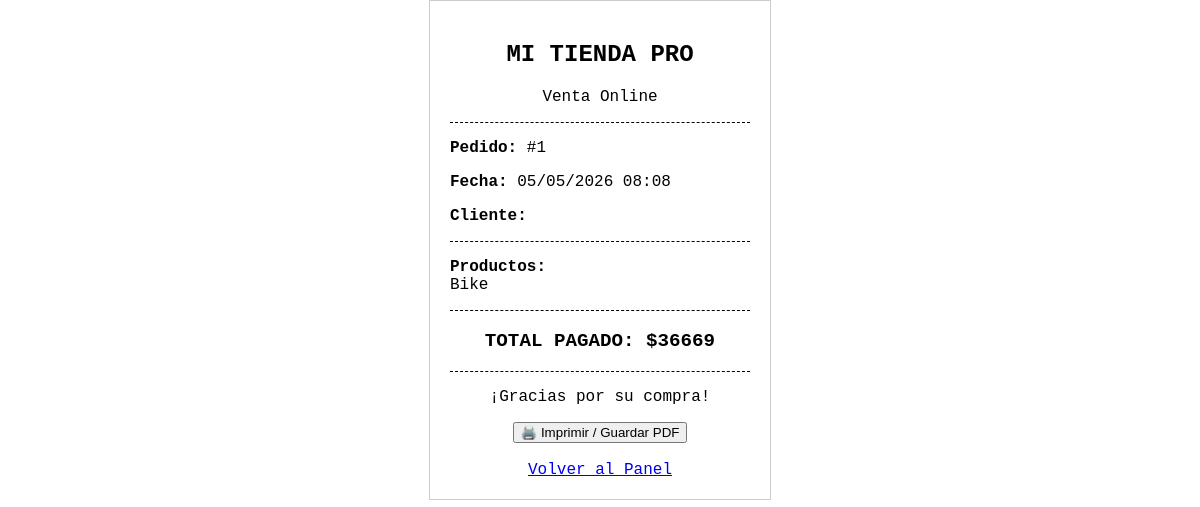
Page /imprimir_boleta/1 on the committed database.
### app.py (models this page shows)
class Pedido(db.Model):
    id = db.Column(db.Integer, primary_key=True)
    productos_nombres = db.Column(db.String(500))
    total_pagado = db.Column(db.Integer)
    fecha = db.Column(db.DateTime, default=db.func.now())

### app.py (the view)
@app.route('/imprimir_boleta/<int:id>')
def imprimir_boleta(id):
    pedido = Pedido.query.get_or_404(id)
    return render_template('boleta.html', pedido=pedido)

### templates/boleta.html (shortened to what this page needs)
<!DOCTYPE html>
<html>
<head>
</head>
<body>
    <div class="text-center">
        <h2>MI TIENDA PRO</h2>
        <p>Venta Online</p>
    </div>
    <div class="divider"></div>
    <p><strong>Pedido:</strong> #{{ pedido.id }}</p>
    <p><strong>Fecha:</strong> {{ pedido.fecha.strftime('%d/%m/%Y %H:%M') }}</p>
    <p><strong>Cliente:</strong> {{ pedido.nombre_cliente }}</p>
    <div class="divider"></div>
    <p><strong>Productos:</strong><br>{{ pedido.productos_nombres }}</p>
    <div class="divider"></div>
    <p class="total text-center">TOTAL PAGADO: ${{ pedido.total_pagado }}</p>
    <div class="divider"></div>
    <p class="text-center">¡Gracias por su compra!</p>
    <div class="no-print text-center">
        <button onclick="window.print()">🖨️ Imprimir / Guardar PDF</button>
        <br><br>
        <a href="/admin">Volver al Panel</a>
    </div>
</body>
</html>

### templates/boleta.html (style rules this page uses)
body { font-family: 'Courier New', Courier, monospace; width: 300px; margin: auto; border: 1px solid #ccc; padding: 20px; }
.text-center { text-align: center; }
.divider { border-top: 1px dashed #000; margin: 10px 0; }
.total { font-weight: bold; font-size: 1.2em; }

### rows in the picture
Pedido: id "1", fecha "05/05/2026 08:08", productos_nombres "Bike", total_pagado "36669"
